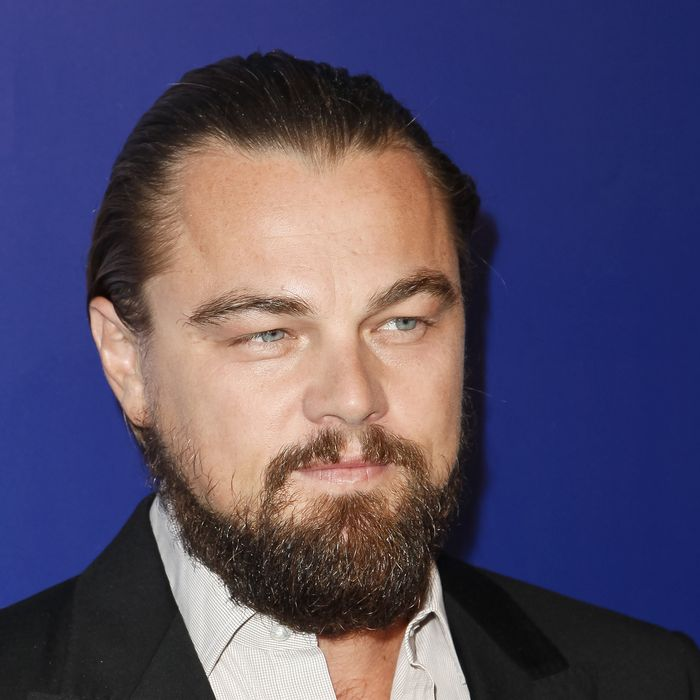
#> input picture train/dicaprio/085889b8c02c52fb2b8eb0faddc59ebec0-09-leonardo-dicaprio.rsquare.w700.jpg, 700 x 700 px, found by its file name; its folder holds only this picture in this run
$ python face_train.py
#> lines starting #> are read from the running program, lines starting #| are printed output that depends on the picture
import os
import cv2 as cv
import numpy as np

people = []
DIR = r'D:\Programming\OpenCV\train'
haar_cascade = cv.CascadeClassifier('haar_face.xml')

for i in os.listdir(r'D:\Programming\OpenCV\train'):
    people.append(i)
#> pass 2 of the loop `for i in os.listdir(r'D:\Programming\OpenCV\train'):`:

features = []
labels = []
def create_train():
    for person in people:
        path = os.path.join(DIR,person)
        label = people.index(person)

        for img in os.listdir(path):
            img_path = os.path.join(path,img)

            img_array = cv.imread(img_path)
#> img_array is the input picture: shape (700, 700, 3); mean B, G, R 102.3, 75.9, 83.6
            gray = cv.cvtColor(img_array, cv.COLOR_BGR2GRAY)
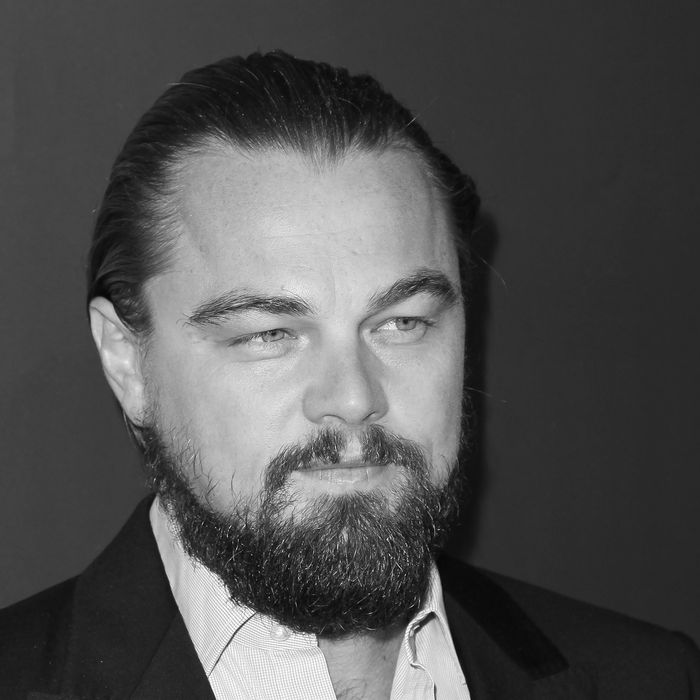
#> gray: shape (700, 700); min 0, max 255, mean 81.2

            faces_rect = haar_cascade.detectMultiScale(gray, scaleFactor=1.1, minNeighbors=4)
#> faces_rect = [[139, 172, 382, 382]]

            for (x,y,w,h) in faces_rect:
                faces_roi = gray[y:y+h, x:x+w]
                features.append(faces_roi)
                labels.append(label)
#> this loop made 1 pass
#> pass 1, in create_train, `faces_roi = gray[y:y+h, x:x+w]`:
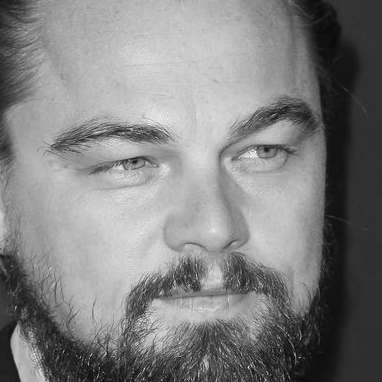
#> faces_roi: shape (382, 382); min 2, max 253, mean 129.2
#> after the loop, features = 1 item; labels = [0]
#> pass 2 of the loop in create_train, `for person in people:`:
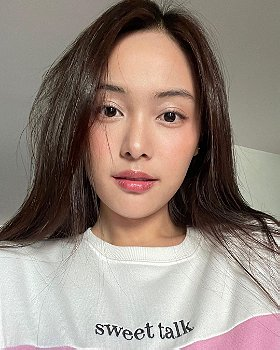
#> input picture train/eisaya/23272657.jpg, 280 x 350 px, found by its file name
#> in create_train, img_array is the input picture: shape (350, 280, 3); mean B, G, R 126, 135.1, 149.7
#> in create_train, `gray = cv.cvtColor(img_array, cv.COLOR_BGR2GRAY)`:
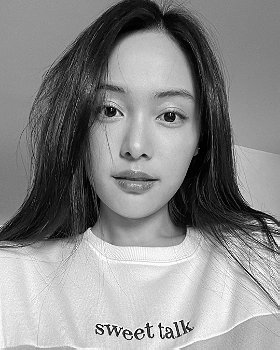
#> gray: shape (350, 280); min 0, max 255, mean 138.5
#> faces_rect = [[64, 56, 153, 153]]
#> the loop in create_train, `for (x,y,w,h) in faces_rect:` made 1 pass
#> pass 1, in create_train, `faces_roi = gray[y:y+h, x:x+w]`:
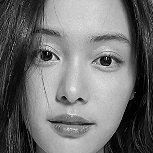
#> faces_roi: shape (153, 153); min 0, max 253, mean 113.4
#> after the loop in create_train, `for (x,y,w,h) in faces_rect:`: features = 2 items; labels = [0, 1]

create_train()
print("---------------------------------Training Done--------------------------------")


# print(f'Length of the Features = {len(features)}')
# print(f'Length of the Labels = {len(labels)}')

features = np.array(features, dtype = 'object')
labels = np.array(labels)

face_recognizer = cv.face.LBPHFaceRecognizer_create() #instatiating the face recognizer

# Training the features and labels of our images

face_recognizer.train(features,labels)

#face_recognizer allows you to save the trained model so that we can use this model in any code

face_recognizer.save('face_trained.yml')

np.save('features.npy',features)
np.save('labels.npy',labels)
